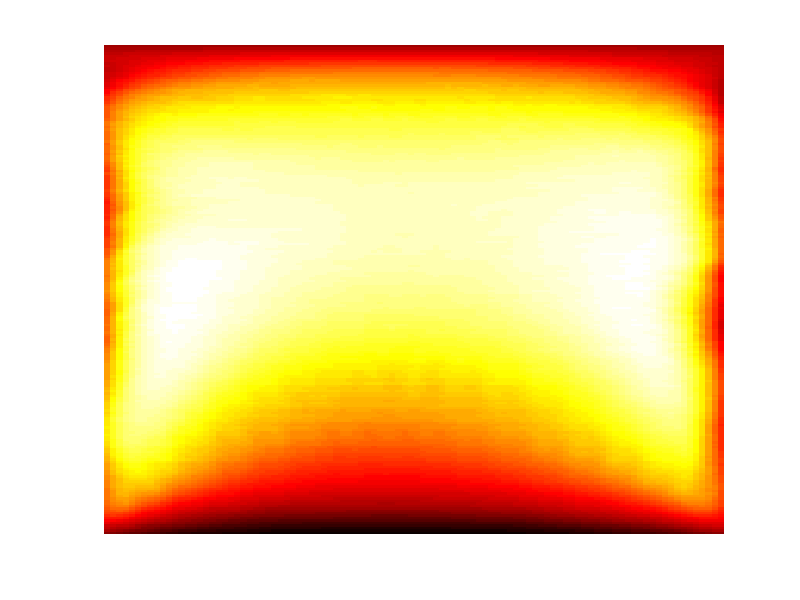

Here is the MATLAB script that generated this plot:
load texture;
imagesc(texture/max(texture(:)));
colormap(hot); % Table de couleurs donnant des couleurs chaudes (doc colormap) axis equal;
axis off;